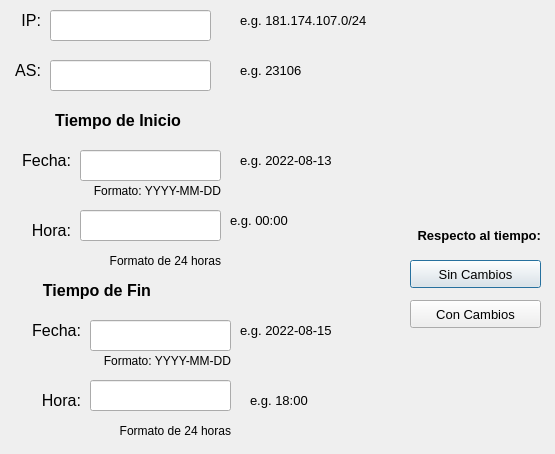
<?xml version="1.0" encoding="UTF-8"?>
<ui version="4.0">
 <class>Dialog</class>
 <widget class="QDialog" name="Dialog">
  <property name="geometry">
   <rect>
    <x>0</x>
    <y>0</y>
    <width>555</width>
    <height>454</height>
   </rect>
  </property>
  <property name="windowTitle">
   <string>Dialog</string>
  </property>
  <widget class="QLabel" name="label">
   <property name="geometry">
    <rect>
     <x>10</x>
     <y>10</y>
     <width>31</width>
     <height>21</height>
    </rect>
   </property>
   <property name="font">
    <font>
     <pointsize>12</pointsize>
     <weight>50</weight>
     <bold>false</bold>
    </font>
   </property>
   <property name="text">
    <string>IP:</string>
   </property>
   <property name="alignment">
    <set>Qt::AlignRight|Qt::AlignTrailing|Qt::AlignVCenter</set>
   </property>
  </widget>
  <widget class="QLabel" name="label_2">
   <property name="geometry">
    <rect>
     <x>240</x>
     <y>10</y>
     <width>181</width>
     <height>21</height>
    </rect>
   </property>
   <property name="font">
    <font>
     <pointsize>10</pointsize>
     <weight>50</weight>
     <bold>false</bold>
    </font>
   </property>
   <property name="text">
    <string>e.g. 181.174.107.0/24</string>
   </property>
   <property name="alignment">
    <set>Qt::AlignLeading|Qt::AlignLeft|Qt::AlignVCenter</set>
   </property>
  </widget>
  <widget class="QLabel" name="label_3">
   <property name="geometry">
    <rect>
     <x>240</x>
     <y>60</y>
     <width>181</width>
     <height>21</height>
    </rect>
   </property>
   <property name="font">
    <font>
     <pointsize>10</pointsize>
     <weight>50</weight>
     <bold>false</bold>
    </font>
   </property>
   <property name="text">
    <string>e.g. 23106</string>
   </property>
   <property name="alignment">
    <set>Qt::AlignLeading|Qt::AlignLeft|Qt::AlignVCenter</set>
   </property>
  </widget>
  <widget class="QLabel" name="label_4">
   <property name="geometry">
    <rect>
     <x>10</x>
     <y>60</y>
     <width>31</width>
     <height>21</height>
    </rect>
   </property>
   <property name="font">
    <font>
     <pointsize>12</pointsize>
     <weight>50</weight>
     <bold>false</bold>
    </font>
   </property>
   <property name="text">
    <string>AS:</string>
   </property>
   <property name="alignment">
    <set>Qt::AlignRight|Qt::AlignTrailing|Qt::AlignVCenter</set>
   </property>
  </widget>
  <widget class="QLabel" name="label_5">
   <property name="geometry">
    <rect>
     <x>10</x>
     <y>110</y>
     <width>171</width>
     <height>21</height>
    </rect>
   </property>
   <property name="font">
    <font>
     <pointsize>12</pointsize>
     <weight>75</weight>
     <bold>true</bold>
    </font>
   </property>
   <property name="text">
    <string>Tiempo de Inicio</string>
   </property>
   <property name="alignment">
    <set>Qt::AlignRight|Qt::AlignTrailing|Qt::AlignVCenter</set>
   </property>
  </widget>
  <widget class="QLabel" name="label_12">
   <property name="geometry">
    <rect>
     <x>20</x>
     <y>220</y>
     <width>51</width>
     <height>21</height>
    </rect>
   </property>
   <property name="font">
    <font>
     <pointsize>12</pointsize>
     <weight>50</weight>
     <bold>false</bold>
    </font>
   </property>
   <property name="text">
    <string>Hora:</string>
   </property>
   <property name="alignment">
    <set>Qt::AlignRight|Qt::AlignTrailing|Qt::AlignVCenter</set>
   </property>
  </widget>
  <widget class="QLabel" name="label_13">
   <property name="geometry">
    <rect>
     <x>240</x>
     <y>150</y>
     <width>121</width>
     <height>21</height>
    </rect>
   </property>
   <property name="font">
    <font>
     <pointsize>10</pointsize>
     <weight>50</weight>
     <bold>false</bold>
    </font>
   </property>
   <property name="text">
    <string>e.g. 2022-08-13</string>
   </property>
   <property name="alignment">
    <set>Qt::AlignLeading|Qt::AlignLeft|Qt::AlignVCenter</set>
   </property>
  </widget>
  <widget class="QLabel" name="label_14">
   <property name="geometry">
    <rect>
     <x>230</x>
     <y>210</y>
     <width>91</width>
     <height>21</height>
    </rect>
   </property>
   <property name="font">
    <font>
     <pointsize>10</pointsize>
     <weight>50</weight>
     <bold>false</bold>
    </font>
   </property>
   <property name="text">
    <string>e.g. 00:00</string>
   </property>
   <property name="alignment">
    <set>Qt::AlignLeading|Qt::AlignLeft|Qt::AlignVCenter</set>
   </property>
  </widget>
  <widget class="QLabel" name="label_15">
   <property name="geometry">
    <rect>
     <x>80</x>
     <y>250</y>
     <width>141</width>
     <height>21</height>
    </rect>
   </property>
   <property name="font">
    <font>
     <pointsize>9</pointsize>
     <weight>50</weight>
     <bold>false</bold>
    </font>
   </property>
   <property name="text">
    <string>Formato de 24 horas</string>
   </property>
   <property name="alignment">
    <set>Qt::AlignRight|Qt::AlignTrailing|Qt::AlignVCenter</set>
   </property>
  </widget>
  <widget class="QPushButton" name="ButtonRisp">
   <property name="geometry">
    <rect>
     <x>410</x>
     <y>260</y>
     <width>131</width>
     <height>28</height>
    </rect>
   </property>
   <property name="font">
    <font>
     <pointsize>10</pointsize>
    </font>
   </property>
   <property name="text">
    <string>Sin Cambios</string>
   </property>
  </widget>
  <widget class="QLineEdit" name="IP_Input">
   <property name="geometry">
    <rect>
     <x>50</x>
     <y>10</y>
     <width>161</width>
     <height>31</height>
    </rect>
   </property>
  </widget>
  <widget class="QLineEdit" name="AS_Input">
   <property name="geometry">
    <rect>
     <x>50</x>
     <y>60</y>
     <width>161</width>
     <height>31</height>
    </rect>
   </property>
  </widget>
  <widget class="QLineEdit" name="timeStart_Input">
   <property name="geometry">
    <rect>
     <x>80</x>
     <y>210</y>
     <width>141</width>
     <height>31</height>
    </rect>
   </property>
  </widget>
  <widget class="QLineEdit" name="dateStart_Input">
   <property name="geometry">
    <rect>
     <x>80</x>
     <y>150</y>
     <width>141</width>
     <height>31</height>
    </rect>
   </property>
  </widget>
  <widget class="QPushButton" name="ButtonBGP">
   <property name="geometry">
    <rect>
     <x>410</x>
     <y>300</y>
     <width>131</width>
     <height>28</height>
    </rect>
   </property>
   <property name="font">
    <font>
     <pointsize>10</pointsize>
    </font>
   </property>
   <property name="text">
    <string>Con Cambios</string>
   </property>
  </widget>
  <widget class="QLabel" name="label_25">
   <property name="geometry">
    <rect>
     <x>360</x>
     <y>220</y>
     <width>181</width>
     <height>31</height>
    </rect>
   </property>
   <property name="font">
    <font>
     <pointsize>10</pointsize>
     <weight>75</weight>
     <bold>true</bold>
    </font>
   </property>
   <property name="text">
    <string>Respecto al tiempo:</string>
   </property>
   <property name="alignment">
    <set>Qt::AlignRight|Qt::AlignTrailing|Qt::AlignVCenter</set>
   </property>
  </widget>
  <widget class="QLabel" name="label_26">
   <property name="geometry">
    <rect>
     <x>10</x>
     <y>150</y>
     <width>61</width>
     <height>21</height>
    </rect>
   </property>
   <property name="font">
    <font>
     <pointsize>12</pointsize>
     <weight>50</weight>
     <bold>false</bold>
    </font>
   </property>
   <property name="text">
    <string>Fecha:</string>
   </property>
   <property name="alignment">
    <set>Qt::AlignRight|Qt::AlignTrailing|Qt::AlignVCenter</set>
   </property>
  </widget>
  <widget class="QLabel" name="label_27">
   <property name="geometry">
    <rect>
     <x>60</x>
     <y>180</y>
     <width>161</width>
     <height>21</height>
    </rect>
   </property>
   <property name="font">
    <font>
     <pointsize>9</pointsize>
     <weight>50</weight>
     <bold>false</bold>
    </font>
   </property>
   <property name="text">
    <string>Formato: YYYY-MM-DD</string>
   </property>
   <property name="alignment">
    <set>Qt::AlignRight|Qt::AlignTrailing|Qt::AlignVCenter</set>
   </property>
  </widget>
  <widget class="QLabel" name="label_16">
   <property name="geometry">
    <rect>
     <x>30</x>
     <y>390</y>
     <width>51</width>
     <height>21</height>
    </rect>
   </property>
   <property name="font">
    <font>
     <pointsize>12</pointsize>
     <weight>50</weight>
     <bold>false</bold>
    </font>
   </property>
   <property name="text">
    <string>Hora:</string>
   </property>
   <property name="alignment">
    <set>Qt::AlignRight|Qt::AlignTrailing|Qt::AlignVCenter</set>
   </property>
  </widget>
  <widget class="QLabel" name="label_28">
   <property name="geometry">
    <rect>
     <x>20</x>
     <y>320</y>
     <width>61</width>
     <height>21</height>
    </rect>
   </property>
   <property name="font">
    <font>
     <pointsize>12</pointsize>
     <weight>50</weight>
     <bold>false</bold>
    </font>
   </property>
   <property name="text">
    <string>Fecha:</string>
   </property>
   <property name="alignment">
    <set>Qt::AlignRight|Qt::AlignTrailing|Qt::AlignVCenter</set>
   </property>
  </widget>
  <widget class="QLineEdit" name="dateEnd_Input">
   <property name="geometry">
    <rect>
     <x>90</x>
     <y>320</y>
     <width>141</width>
     <height>31</height>
    </rect>
   </property>
  </widget>
  <widget class="QLabel" name="label_6">
   <property name="geometry">
    <rect>
     <x>0</x>
     <y>280</y>
     <width>151</width>
     <height>21</height>
    </rect>
   </property>
   <property name="font">
    <font>
     <pointsize>12</pointsize>
     <weight>75</weight>
     <bold>true</bold>
    </font>
   </property>
   <property name="text">
    <string>Tiempo de Fin</string>
   </property>
   <property name="alignment">
    <set>Qt::AlignRight|Qt::AlignTrailing|Qt::AlignVCenter</set>
   </property>
  </widget>
  <widget class="QLabel" name="label_18">
   <property name="geometry">
    <rect>
     <x>90</x>
     <y>420</y>
     <width>141</width>
     <height>21</height>
    </rect>
   </property>
   <property name="font">
    <font>
     <pointsize>9</pointsize>
     <weight>50</weight>
     <bold>false</bold>
    </font>
   </property>
   <property name="text">
    <string>Formato de 24 horas</string>
   </property>
   <property name="alignment">
    <set>Qt::AlignRight|Qt::AlignTrailing|Qt::AlignVCenter</set>
   </property>
  </widget>
  <widget class="QLabel" name="label_19">
   <property name="geometry">
    <rect>
     <x>250</x>
     <y>390</y>
     <width>91</width>
     <height>21</height>
    </rect>
   </property>
   <property name="font">
    <font>
     <pointsize>10</pointsize>
     <weight>50</weight>
     <bold>false</bold>
    </font>
   </property>
   <property name="text">
    <string>e.g. 18:00</string>
   </property>
   <property name="alignment">
    <set>Qt::AlignLeading|Qt::AlignLeft|Qt::AlignVCenter</set>
   </property>
  </widget>
  <widget class="QLineEdit" name="timeEnd_Input">
   <property name="geometry">
    <rect>
     <x>90</x>
     <y>380</y>
     <width>141</width>
     <height>31</height>
    </rect>
   </property>
  </widget>
  <widget class="QLabel" name="label_29">
   <property name="geometry">
    <rect>
     <x>70</x>
     <y>350</y>
     <width>161</width>
     <height>21</height>
    </rect>
   </property>
   <property name="font">
    <font>
     <pointsize>9</pointsize>
     <weight>50</weight>
     <bold>false</bold>
    </font>
   </property>
   <property name="text">
    <string>Formato: YYYY-MM-DD</string>
   </property>
   <property name="alignment">
    <set>Qt::AlignRight|Qt::AlignTrailing|Qt::AlignVCenter</set>
   </property>
  </widget>
  <widget class="QLabel" name="label_17">
   <property name="geometry">
    <rect>
     <x>240</x>
     <y>320</y>
     <width>121</width>
     <height>21</height>
    </rect>
   </property>
   <property name="font">
    <font>
     <pointsize>10</pointsize>
     <weight>50</weight>
     <bold>false</bold>
    </font>
   </property>
   <property name="text">
    <string>e.g. 2022-08-15</string>
   </property>
   <property name="alignment">
    <set>Qt::AlignLeading|Qt::AlignLeft|Qt::AlignVCenter</set>
   </property>
  </widget>
 </widget>
 <resources/>
 <connections/>
</ui>
